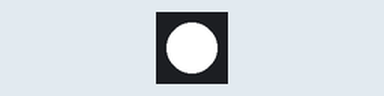
Simulated run of this sketch. Board: Arduino Mega 2560, built with avr-gcc and run on an emulated ATmega2560. Shown: 1 RGB LEDs in strip order, left to right.

Above: at 0.05 s.
At 0.65 s:
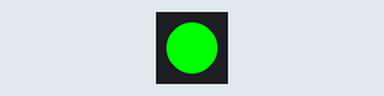
At 1.35 s:
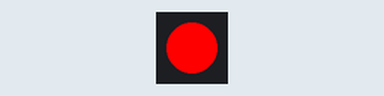
At 2.75 s:
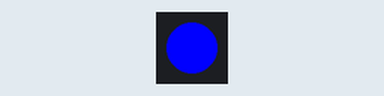
Timing chart, 0 to 3.0 s (numbered marks = the images above):
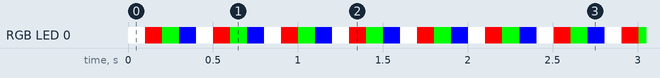

Measured:
- by itself, RGB LED 0: repeats every 0.40 s: RGB(255, 0, 0) 0.10 s, RGB(0, 255, 0) 0.10 s, RGB(0, 0, 255) 0.10 s, RGB(255, 255, 255) 0.10 s
- by itself, everything shown: repeats every 0.40 s, in 4 steps

The sketch:

led_change_color.ino
```cpp
#include <Adafruit_NeoPixel.h>

#define PIN 48
#define NUMPIXELS  1
Adafruit_NeoPixel pixels(NUMPIXELS, PIN, NEO_GRB + NEO_KHZ800);

void setup() {
  pixels.begin();
}

void loop() {
  pixels.setPixelColor(0, pixels.Color(255, 255, 255));
  pixels.show();
  delay(100);
  pixels.setPixelColor(0, pixels.Color(255, 0, 0));
  pixels.show();
  delay(100);
  pixels.setPixelColor(0, pixels.Color(0, 255, 0));
  pixels.show();
  delay(100);
  pixels.setPixelColor(0, pixels.Color(0, 0, 255));
  pixels.show();
  delay(100);
}
```
